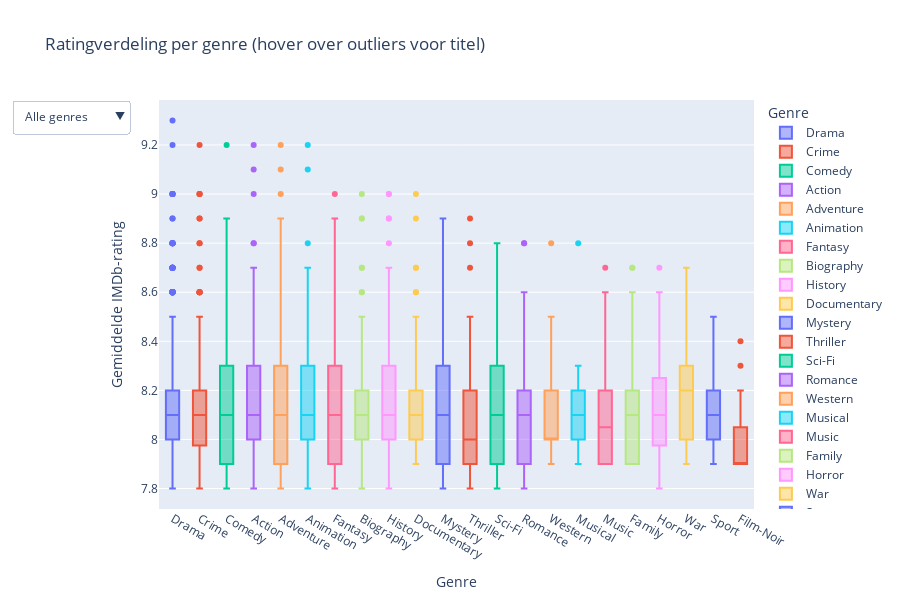

The notebook cell saved with this chart:
### Code cell
import pandas as pd
import plotly.express as px

# Laad data
data = pd.read_csv('data/movies.csv')

# Split meerdere genres naar losse rijen
data_exploded = data.assign(genres=data['genres'].str.split(', ')).explode('genres')

# Filter op genres met genoeg films
genre_counts = data_exploded['genres'].value_counts()
top_genres = genre_counts[genre_counts > 10].index
filtered_data = data_exploded[data_exploded['genres'].isin(top_genres)]

# Voeg outliers toe zodat titels zichtbaar worden bij hover
fig = px.box(filtered_data,
             x='genres',
             y='averageRating',
             title='Ratingverdeling per genre (hover over outliers voor titel)',
             labels={'genres': 'Genre', 'averageRating': 'Gemiddelde beoordeling'},
             color='genres',
             points='outliers',  # Alleen outliers tonen
             hover_data=['title']
)

# Dropdown om één genre tegelijk te tonen
fig.update_layout(
    updatemenus=[{
        "buttons": [
            {"label": "Alle genres", "method": "restyle", "args": [{"visible": [True] * len(top_genres)}]},
            *[
                {"label": genre,
                 "method": "restyle",
                 "args": [{"visible": [i == j for j in range(len(top_genres))]}]}
                for i, genre in enumerate(top_genres)
            ]
        ],
        "direction": "down",
        "showactive": True,
    }],
    xaxis_title="Genre",
    yaxis_title="Gemiddelde IMDb-rating",
    height=600,
    hoverlabel=dict(bgcolor="white", font_size=13, font_family="Arial")
)

fig.show()
